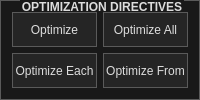
         <widget class="QGroupBox" name="optimization_box">
          <property name="sizePolicy">
           <sizepolicy hsizetype="Preferred" vsizetype="Minimum">
            <horstretch>0</horstretch>
            <verstretch>0</verstretch>
           </sizepolicy>
          </property>
          <property name="maximumSize">
           <size>
            <width>300</width>
            <height>16777215</height>
           </size>
          </property>
          <property name="styleSheet">
           <string notr="true">/*
	Based on a template by Emanuel Claesson (c) 2013 with modifications by Paris Flood

	Licensed under the Apache License, Version 2.0 (the &quot;License&quot;);
	you may not use this file except in compliance with the License.
	You may obtain a copy of the License at

		http://www.apache.org/licenses/LICENSE-2.0

	Unless required by applicable law or agreed to in writing, software
	distributed under the License is distributed on an &quot;AS IS&quot; BASIS,
	WITHOUT WARRANTIES OR CONDITIONS OF ANY KIND, either express or implied.
	See the License for the specific language governing permissions and
	limitations under the License.
*/

/*
	COLOR_DARK     = #191919
	COLOR_MEDIUM   = #353535
	COLOR_MEDLIGHT = #5A5A5A
	COLOR_LIGHT    = #DDDDDD
	COLOR_BLUE  = #2158AA
	COLOR_ORANGE = #D66C23
*/
* {
	background: #191919;
	color: #DDDDDD;
border: 1px solid #5A5A5A;
}

 QMenuBar {
	background: #191919;
	border-style: none;
 }

 QMenuBar::item {
	 background: transparent;
     spacing: 3px; /* spacing between menu bar items */
     padding: 5px 25px;
 }

 QMenuBar::item:selected{
	background: #353535;
  	border: 2px solid #D66C23;
    border-style: none none solid none;
}

 QMenuBar::item:pressed {
	background: #5A5A5A;
}

QCheckBox, QRadioButton {
	border: none;
}

QRadioButton::indicator, QCheckBox::indicator {
	width: 13px;
	height: 13px;
}

QRadioButton::indicator::unchecked, QCheckBox::indicator::unchecked {
	left: 5px;
	border: 1px solid #5A5A5A;
	background: none;
}

QRadioButton::indicator:unchecked:hover, QCheckBox::indicator:unchecked:hover {
	left: 5px;
	border: 1px solid #D66C23;
}

QRadioButton::indicator::checked, QCheckBox::indicator::checked {
	left: 5px;
	border: 1px solid #5A5A5A;
	background: #2158AA;
}

QRadioButton::indicator:checked:hover, QCheckBox::indicator:checked:hover {
	left: 5px;
	border: 1px solid #D66C23;
	background: #2158AA;
}

QGroupBox::title {
	subcontrol-origin: margin;
    subcontrol-position: top center;
}

QScrollBar {
	border: 1px solid #5A5A5A;
	background: #191919;
}

QScrollBar:horizontal {
	height: 15px;
	margin: 0px 16px 0px 16px;
}

QScrollBar:vertical {
	width: 15px;
	margin: 16px 0px 16px 0px;
}

QScrollBar::handle {
	background: #353535;
	border: 1px solid #5A5A5A;
}

QScrollBar::handle:horizontal {
	border-width: 0px 1px 0px 1px;
}

QScrollBar::handle:vertical {
	border-width: 1px 0px 1px 0px;
}

QScrollBar::handle:horizontal {
	min-width: 20px;
}

QScrollBar::handle:vertical {
	min-height: 20px;
}

QScrollBar::add-line, QScrollBar::sub-line {
	background:#353535;
	border: 1px solid #5A5A5A;
	subcontrol-origin: margin;
}

QScrollBar::add-line {
	position: absolute;
}

QScrollBar::add-line:horizontal {
	width: 15px;
	subcontrol-position: right;
	left: 15px;
}

QScrollBar::add-line:vertical {
	height: 15px;
	subcontrol-position: bottom;
	top: 15px;
}

QScrollBar::sub-line:horizontal {
	width: 15px;
	subcontrol-position: left;
}

QScrollBar::sub-line:vertical {
	height: 15px;
	subcontrol-position: top;
}

QScrollBar:left-arrow, QScrollBar::right-arrow, QScrollBar::up-arrow, QScrollBar::down-arrow {
	border: 1px solid #5A5A5A;
	width: 3px;
	height: 3px;
}

QScrollBar::add-page, QScrollBar::sub-page {
	background: none;
}

QAbstractButton {
	background: #252525;
}

QAbstractButton:disabled {
	background: #3F3F3F;
}

QAbstractButton:hover {
	background: #353535;
}

QPushButton:hover {
	background: #353535;
  	border: 1px solid #D66C23;
}

QAbstractButton:pressed {
	background: #5A5A5A;
}

QAbstractItemView {
	show-decoration-selected: 1;
 	outline: 0;
	selection-background-color: #2158AA;
	selection-color: #DDDDDD;
	alternate-background-color: #353535;
}

QHeaderView {
	border: 1px solid #5A5A5A;
}

QHeaderView::section {
	background: #191919;
	border: 1px solid #5A5A5A;
	padding: 4px;
}

QHeaderView::section:selected, QHeaderView::section::checked {
	background: #353535;
}

QTableView {
	gridline-color: #5A5A5A;
}

QTabBar {
	margin-left: 2px;
}

QTabBar::tab {
	border-radius: 0px;
	padding: 4px;
	margin: 4px;
}

QTabBar::tab:selected {
	background: #353535;
}

QComboBox::down-arrow {
	border: 1px solid #5A5A5A;
	background: #353535;
}

QComboBox::drop-down {
	border: 1px solid #5A5A5A;
	background: #353535;
}

QComboBox::down-arrow {
	width: 3px;
	height: 3px;
	border: 1px solid #5A5A5A;
}

QAbstractSpinBox {
	padding-right: 15px;
}

QAbstractSpinBox::up-button, QAbstractSpinBox::down-button {
	border: 1px solid #5A5A5A;
	background: #353535;
	subcontrol-origin: border;
}
QAbstractSpinBox::up-button:hover, QAbstractSpinBox::down-button:hover {
	border: 1px solid #D66C23;
}
QAbstractSpinBox::up-button:pressed, QAbstractSpinBox::down-button:pressed {
	background: #5A5A5A;
}

QAbstractSpinBox::up-arrow, QAbstractSpinBox::down-arrow {
	width: 3px;
	height: 3px;
	border: 1px solid #5A5A5A;
}
QAbstractSpinBox::up-arrow:hover, QAbstractSpinBox::down-arrow:hover {
	border: 1px solid #D66C23;
}

QSlider {
	border: none;
}

QSlider::groove:horizontal {
	height: 5px;
	margin: 4px 0px 4px 0px;
}

QSlider::groove:vertical {
	width: 5px;
	margin: 0px 4px 0px 4px;
}

QSlider::handle {
	border: 1px solid #5A5A5A;
	background: #353535;
}

QSlider::handle:horizontal {
	width: 15px;
	margin: -4px 0px -4px 0px;
}

QSlider::handle:vertical {
	height: 15px;
	margin: 0px -4px 0px -4px;
}

QSlider::add-page:vertical, QSlider::sub-page:horizontal {
	background: #2158AA;
}

QSlider::sub-page:vertical, QSlider::add-page:horizontal {
	background: #353535;
}

QLabel {
	border: none;
}

QProgressBar {
	text-align: center;
}

QProgressBar::chunk {
	width: 1px;
	background-color: #2158AA;
}

QMenu::separator {
	background: #353535;
}

QGroupBox {
	font: bold
}

QListWidget::item:selected {
    background-color: #2158AA;
}

 QMenu::item:selected{
	background: #353535;
	border: 2px solid #D66C23;
    border-style: none solid none none;
}

 QMenu::pressed {
	background: #5A5A5A;
}

QMenu::separator {
    height: 5px;
	background: #2158AA;
}</string>
          </property>
          <property name="title">
           <string>OPTIMIZATION DIRECTIVES</string>
          </property>
          <property name="alignment">
           <set>Qt::AlignHCenter|Qt::AlignTop</set>
          </property>
          <property name="flat">
           <bool>false</bool>
          </property>
          <layout class="QVBoxLayout" name="verticalLayout_8">
           <item>
            <layout class="QGridLayout" name="gridLayout">
             <item row="0" column="0">
              <widget class="QPushButton" name="optimize_button">
               <property name="sizePolicy">
                <sizepolicy hsizetype="Minimum" vsizetype="MinimumExpanding">
                 <horstretch>0</horstretch>
                 <verstretch>0</verstretch>
                </sizepolicy>
               </property>
               <property name="styleSheet">
                <string notr="true">QButton {    
       min-width: 80em;
       min-height: 40em;
       width: 1600em;
       height: 80em;&quot;    
}</string>
               </property>
               <property name="text">
                <string>Optimize</string>
               </property>
              </widget>
             </item>
             <item row="0" column="1">
              <widget class="QPushButton" name="optimize_all_button">
               <property name="sizePolicy">
                <sizepolicy hsizetype="Minimum" vsizetype="MinimumExpanding">
                 <horstretch>0</horstretch>
                 <verstretch>0</verstretch>
                </sizepolicy>
               </property>
               <property name="styleSheet">
                <string notr="true">QButton {    
       min-width: 80em;
       min-height: 40em;
       width: 1600em;
       height: 80em;&quot;    
}</string>
               </property>
               <property name="text">
                <string>Optimize All</string>
               </property>
              </widget>
             </item>
             <item row="1" column="0">
              <widget class="QPushButton" name="optimize_each_button">
               <property name="sizePolicy">
                <sizepolicy hsizetype="Minimum" vsizetype="MinimumExpanding">
                 <horstretch>0</horstretch>
                 <verstretch>0</verstretch>
                </sizepolicy>
               </property>
               <property name="styleSheet">
                <string notr="true">QButton {    
       min-width: 80em;
       min-height: 40em;
       width: 1600em;
       height: 80em;&quot;    
}</string>
               </property>
               <property name="text">
                <string>Optimize Each</string>
               </property>
              </widget>
             </item>
             <item row="1" column="1">
              <widget class="QPushButton" name="optimize_from_button">
               <property name="sizePolicy">
                <sizepolicy hsizetype="Minimum" vsizetype="MinimumExpanding">
                 <horstretch>0</horstretch>
                 <verstretch>0</verstretch>
                </sizepolicy>
               </property>
               <property name="styleSheet">
                <string notr="true">QButton {    
       min-width: 80em;
       min-height: 40em;
       width: 1600em;
       height: 80em;&quot;    
}</string>
               </property>
               <property name="text">
                <string>Optimize From</string>
               </property>
              </widget>
             </item>
            </layout>
           </item>
          </layout>
         </widget>
